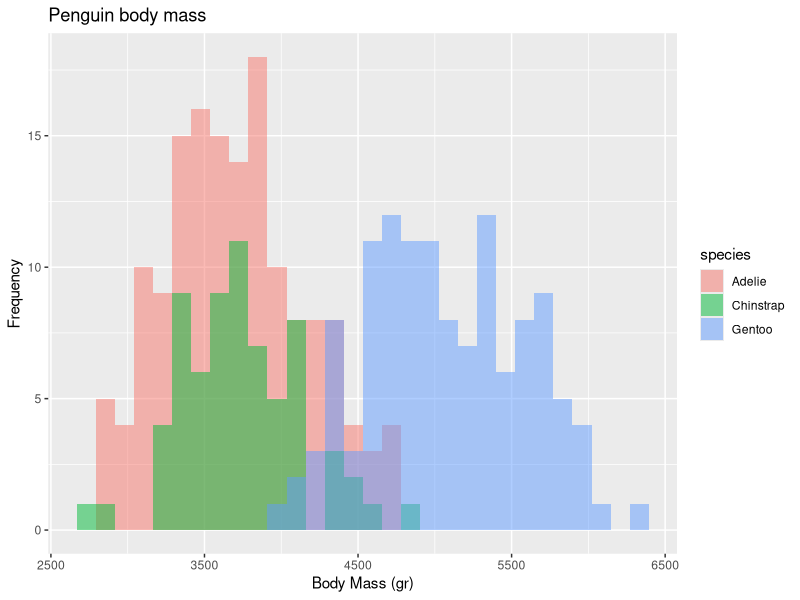

The R source for this figure:
## ---- chunk 1
knitr::opts_chunk$set(echo = FALSE, 
                      message = FALSE, 
                      cache = TRUE) ##  pour pas repeter les analyses

## ---- chunk 2

library(palmerpenguins)
library(tidyverse)
library (ggplot2)

## ---- chunk 3
penguins %>%
  slice(1:10) %>%
  knitr::kable()
  
## ---- chunk 4
penguins %>%
  group_by(species) %>%
  summarize(across(where(is.numeric), mean, na.rm=TRUE))
  

## ---- chunk 5

penguins %>%
  ggplot() +
  aes(x = body_mass_g) +
  geom_histogram(aes(fill=species),
                   alpha = .5,
                   position = "identity")+
    labs(x="Body Mass (gr)",
         y="Frequency",
         title= "Penguin body mass")
                    

